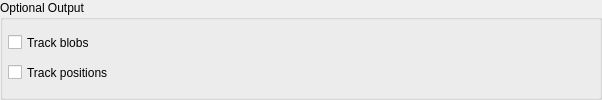
     <widget class="QGroupBox" name="processingOptions">
      <property name="sizePolicy">
       <sizepolicy hsizetype="Preferred" vsizetype="Preferred">
        <horstretch>0</horstretch>
        <verstretch>0</verstretch>
       </sizepolicy>
      </property>
      <property name="styleSheet">
       <string notr="true"/>
      </property>
      <property name="title">
       <string>Optional Output</string>
      </property>
      <layout class="QHBoxLayout" name="horizontalLayout_2">
       <property name="spacing">
        <number>0</number>
       </property>
       <property name="leftMargin">
        <number>5</number>
       </property>
       <property name="topMargin">
        <number>5</number>
       </property>
       <property name="rightMargin">
        <number>5</number>
       </property>
       <property name="bottomMargin">
        <number>5</number>
       </property>
       <item>
        <layout class="QVBoxLayout" name="verticalLayout_2">
         <property name="topMargin">
          <number>0</number>
         </property>
         <item>
          <layout class="QHBoxLayout" name="horizontalLayout_6">
           <item>
            <widget class="QCheckBox" name="trackBlobsCheck">
             <property name="sizePolicy">
              <sizepolicy hsizetype="Minimum" vsizetype="Fixed">
               <horstretch>0</horstretch>
               <verstretch>0</verstretch>
              </sizepolicy>
             </property>
             <property name="minimumSize">
              <size>
               <width>0</width>
               <height>25</height>
              </size>
             </property>
             <property name="text">
              <string>Track blobs</string>
             </property>
            </widget>
           </item>
           <item>
            <widget class="HelpIcon" name="trackBlobsHelp">
             <property name="sizePolicy">
              <sizepolicy hsizetype="Fixed" vsizetype="Fixed">
               <horstretch>0</horstretch>
               <verstretch>0</verstretch>
              </sizepolicy>
             </property>
             <property name="minimumSize">
              <size>
               <width>15</width>
               <height>15</height>
              </size>
             </property>
             <property name="maximumSize">
              <size>
               <width>15</width>
               <height>15</height>
              </size>
             </property>
             <property name="toolTip">
              <string>Output the blob image intensity values for each track in a csv file.</string>
             </property>
             <property name="text">
              <string/>
             </property>
             <property name="pixmap">
              <pixmap>://res/glyphicons-195-circle-question-mark.png</pixmap>
             </property>
             <property name="scaledContents">
              <bool>true</bool>
             </property>
            </widget>
           </item>
          </layout>
         </item>
         <item>
          <layout class="QHBoxLayout" name="horizontalLayout_7">
           <item>
            <widget class="QCheckBox" name="trackPosCheck">
             <property name="minimumSize">
              <size>
               <width>0</width>
               <height>25</height>
              </size>
             </property>
             <property name="text">
              <string>Track positions</string>
             </property>
            </widget>
           </item>
           <item>
            <widget class="HelpIcon" name="trackPosHelp">
             <property name="sizePolicy">
              <sizepolicy hsizetype="Fixed" vsizetype="Fixed">
               <horstretch>0</horstretch>
               <verstretch>0</verstretch>
              </sizepolicy>
             </property>
             <property name="minimumSize">
              <size>
               <width>15</width>
               <height>15</height>
              </size>
             </property>
             <property name="maximumSize">
              <size>
               <width>15</width>
               <height>15</height>
              </size>
             </property>
             <property name="toolTip">
              <string>Output the image x,y coordinates of the center of the blob for each track in a csv file.</string>
             </property>
             <property name="text">
              <string/>
             </property>
             <property name="pixmap">
              <pixmap>://res/glyphicons-195-circle-question-mark.png</pixmap>
             </property>
             <property name="scaledContents">
              <bool>true</bool>
             </property>
            </widget>
           </item>
          </layout>
         </item>
        </layout>
       </item>
       <item>
        <spacer name="horizontalSpacer_5">
         <property name="orientation">
          <enum>Qt::Horizontal</enum>
         </property>
         <property name="sizeHint" stdset="0">
          <size>
           <width>164</width>
           <height>17</height>
          </size>
         </property>
        </spacer>
       </item>
       <item>
        <spacer name="horizontalSpacer_4">
         <property name="orientation">
          <enum>Qt::Horizontal</enum>
         </property>
         <property name="sizeHint" stdset="0">
          <size>
           <width>163</width>
           <height>17</height>
          </size>
         </property>
        </spacer>
       </item>
       <item>
        <layout class="QVBoxLayout" name="verticalLayout_3">
         <property name="rightMargin">
          <number>0</number>
         </property>
         <item>
          <widget class="QLabel" name="logo">
           <property name="sizePolicy">
            <sizepolicy hsizetype="Preferred" vsizetype="Preferred">
             <horstretch>0</horstretch>
             <verstretch>0</verstretch>
            </sizepolicy>
           </property>
           <property name="minimumSize">
            <size>
             <width>138</width>
             <height>60</height>
            </size>
           </property>
           <property name="maximumSize">
            <size>
             <width>138</width>
             <height>60</height>
            </size>
           </property>
           <property name="baseSize">
            <size>
             <width>1380</width>
             <height>600</height>
            </size>
           </property>
           <property name="toolTip">
            <string/>
           </property>
           <property name="frameShape">
            <enum>QFrame::NoFrame</enum>
           </property>
           <property name="text">
            <string/>
           </property>
           <property name="pixmap">
            <pixmap>://res/PNNL_Logo_FULL_COLOR_RGB.gif</pixmap>
           </property>
           <property name="scaledContents">
            <bool>true</bool>
           </property>
           <property name="alignment">
            <set>Qt::AlignCenter</set>
           </property>
           <property name="margin">
            <number>0</number>
           </property>
          </widget>
         </item>
        </layout>
       </item>
      </layout>
     </widget>
